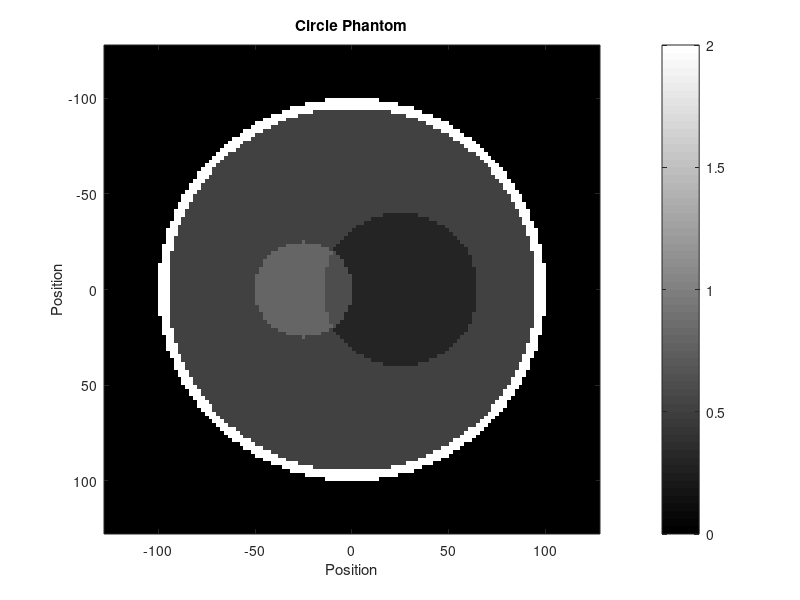
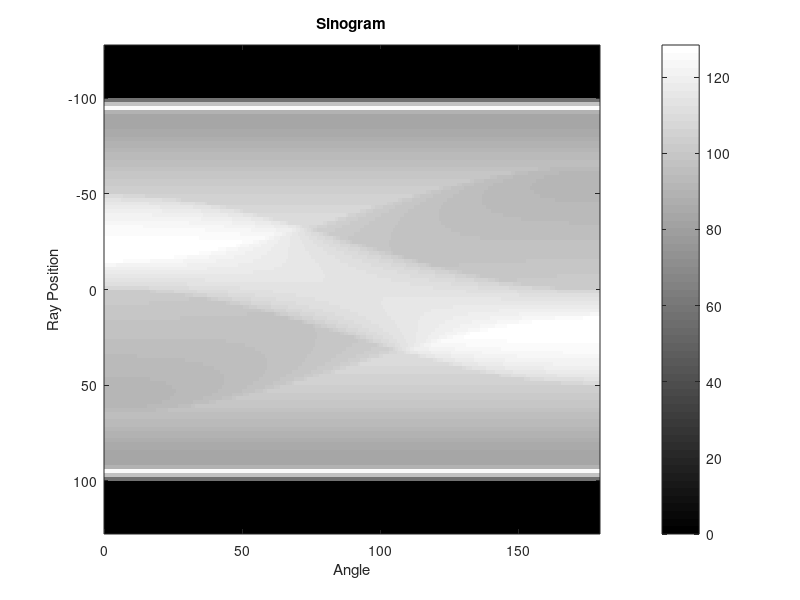
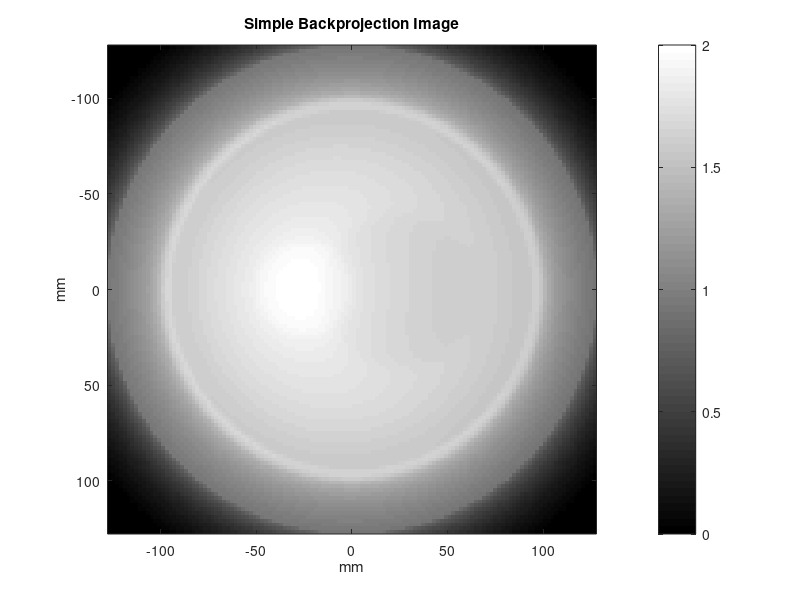

MATLAB code for these plots, in order: (Note: this script raises an error after producing the figures.)
%% Program Rekonstruksi Circle Phantom 128 Pixel%%
%%Fadilla Sofa Amatullah%%
%%10217012%%

clc  
clear all

%% Inisiasi phantom uji

%Menentukan parameter citra : Jumlah pixel, ukuran pixel, posisi titik 
%pusat, radius dan koefisien atenuasi
nx = 128;                       
ny = 128;                       
ps = 2;                         
cx = [0; 0; 25; -25];           
cy = [0; 0; 0; 0];
radius = [100; 95; 40; 25];     
at = [2; -1.5; -0.2; 0.3];            

x = zeros(1,nx);
y = zeros(ny,1);
xx = zeros(nx,ny);
yy = zeros(nx,ny);
phantom = zeros(nx,ny);

x(1,1) = -nx+(ps/2);
y(1,1) = ny-(ps/2);

for i = 2 : nx
    x(1,i)= x(1,1)+(i-1)*ps;
    y(i,1)= y(1,1)-(i-1)*ps;
end

for i = 1 : nx
    for j = 1 : ny
        xx(i,j) = x(1,j);
        yy(i,j) = y(i,1);
    end
end

% Menentukan nilai gray level/ nilai koefisien atenuasi phantom
for i = 1:size(cx,1)
    sx = cx(i,1);
    sy = cy(i,1);
    rad = radius(i,1);
    a = at(i,1);
    for j=1:nx
        for k=1:ny
            if ((((xx(j,k)-sx)/rad).^2 + ((yy(j,k)-sy)/rad).^2) <= 1);
                if phantom(j,k)==0
                    phantom(j,k) = a;
                else
                    phantom(j,k)=a+phantom(j,k);
                end
            end
        end
    end
end

%Menampilkan gambar phantom
figure(1)
   imagesc(x, y, phantom)               
    colormap('gray')
    title('Circle Phantom')
    xlabel('Position')
    ylabel('Position')
    colorbar

%% Akuisisi data proyeksi (sinogram)
% Penentuan jumlah berkas sinar dan jumlah sudut proyeksi

disp(sprintf('Akuisisi data proyeksi...'));

nr = 128;
dr = 2;
na = nr*2;
r = zeros(1,nr);
rr = zeros(na,nr);
angle = zeros(na,1);
sg = zeros(na,nr);
r(1,1) = -nr + (dr/2);

for i = 2:nr
    r(1,i) = r(1,1)+(i-1)*dr;
end 

for i = 1:na
    angle(i,1) = (i-1)/na*pi;
end

for i = 1:na
    for j = 1:nr
        rr(i,j) = r(1,j);
    end
end

% Penentuan data nilai tiap pixel pada sinogram
for i = 1:size(cx,1)
    sx = cx(i,1);
    sy = cy(i,1);
    rad = radius(i,1);
    a = at(i,1);
    tau = zeros(nr,na);
    for j = 1:na
        for k = 1:nr
            tau(j,k) = sx*cos(angle(j,1)) + sy*sin(angle(j,1));
            if((rr(j,k)-tau(j,k))^2 <= rad^2)
                sg(j,k)=sg(j,k)+a*2*sqrt(rad^2-(rr(j,k)-tau(j,k))^2);
            end
        end
    end
end

% Menampilkan gambar hasil sinogram
figure(2)
   imagesc(angle/pi*180,r, sg')   
    colormap('gray')                 
    title('Sinogram')
    xlabel('Angle')
    ylabel('Ray Position')
    colorbar

%% Rekonstruksi Citra dengan Proyeksi Balik Tanpa Filter
disp(sprintf('\nProyeksi Balik Citra...'));
% Proses proyeksi balik dari data sinogram
sinogram = sg'; 
lamin = zeros(nx,ny);  
  for ia = 1:na
    projection_ia=sinogram(:,ia); 
    projection_smear=repmat (projection_ia,1,128); 
    %fungsi repmat = menyalin baris matrix yang sama untuk semua kolom            
    rot= imrotate(projection_smear', ia*180/256, 'bicubic','crop');
    %fungsi imrotate = memproyeksikan balik data sesuai sudut proyeksi
    lamin=lamin+rot';   
  end

%Kalibrasi nilai gray level
m = max(max(lamin))+abs(min(min(lamin)));
lamin = ((lamin + abs(min(min(lamin))))/m)*2;
  
% Menampilkan hasil citra dengan proyeksi balik
figure(3)
imagesc(x, y, lamin'); colormap('gray'); axis('image')
title('Simple Backprojection Image')
xlabel('mm')  
ylabel('mm')
colorbar

%Hitung Nilai PSNR
input = phantom;
output = lamin';
M = 128;
N = 128;
peakval = 2;
Fungsi(input,output,M,N,peakval);
%% Rekonstruksi Citra dengan Penerapan Filter Ram-Lak
disp(sprintf('\nFilter Ram-Lak...'));
% Perkalian sinogram dalam domain frekuensi dengan nilai frekuensi pada
% filter Ram-Lak

sinogramfiltered=fftshift(fft(sinogram));     
a = length(sinogram);
freq=linspace(-1, 1, a/2).';
Filter = abs(freq);
Filter = repmat(Filter,1,256);
sinogramfilt0 = (real(sinogramfiltered.*Filter));
sinogramfilt=abs(ifft(ifftshift(sinogramfiltered.*Filter))); 

figure(4)
plot(r, real(sinogramfiltered(:,45)));
title('Respon Frekuensi Data Proyeksi Sebelum Difilter')
xlabel('Ray Position')
ylabel('Freq (Hz)')

figure(5)
    plot(r, sinogramfilt0(:,45));
    title('Respon Frekuensi Data Proyeksi Setelah Difilter Ram-Lak')
    xlabel('Ray Position')
    ylabel('Freq (Hz)')

figure(6)
   imagesc(angle/pi*180,r, sinogramfilt)   
    colormap('gray')                 
    title('Sinogram Filtered Ram-Lak')
    xlabel('Angle')
    ylabel('Ray Position')
    colorbar

% Proyeksi balik citra
  bpf_recon = zeros(nx,ny);
  for ia = 1:na
    bpf_ia=sinogramfilt(:,ia);
    bpf_smear=repmat(bpf_ia,1,128);
    rot1= imrotate(bpf_smear', ia*180/256, 'bicubic','crop');   
    bpf_recon=bpf_recon+rot1';
  end
  
  m = max(max(bpf_recon))+abs(min(min(bpf_recon)));
  bpf_recon = ((bpf_recon + abs(min(min(bpf_recon))))/m)*2;
  
% Plot respon frekuensi
figure(7)
plot(freq, Filter);  
title('Respon Filter Ram-Lak')
xlabel('Freq(w)')
ylabel('H(w)')
  
% Menampilkan rekonstruksi citra dengan penerapan Filter Ram-Lak
  figure(8)
  imagesc(x, y, bpf_recon'); colormap('gray'); 
  axis('image')  
  title('Citra dengan Filter Ram-Lak')
  xlabel('Position')
  ylabel('Position')
  colorbar

%Hitung Nilai PSNR
input = phantom;
output = bpf_recon';
M = 128;
N = 128;
peakval = 2;
Fungsi(input,output,M,N,peakval);
%% Rekonstruksi Citra dengan Penerapan Filter Hamming
disp(sprintf('\nFilter Hamming...'));
% Perkalian sinogram dalam domain frekuensi dengan nilai frekuensi pada
% filter Hamming
sinogramfiltered2=fftshift(fft(sinogram));

b = length(sinogram);
hamm = zeros(b/2,1);
freq=linspace(-1, 1, b/2).';
absfreq = abs(freq);
for i=1:b/2
    hamm(i,1)=0.54+0.46*cos(pi*freq(i,1));
end
hamm = hamm.*absfreq;
hamm2 = repmat(hamm,1,256);
sinogramfilt0 = (real(sinogramfiltered2.*hamm2));
sinogramfilt2=abs(ifft(ifftshift(sinogramfiltered2.*hamm2)));  

figure(9)
plot(r, sinogramfilt0(:,45));
title('Respon Frekuensi Data Proyeksi Setelah Difilter Hamming')
xlabel('Ray Position')
ylabel('Frekuensi(Hz)')

% Proyeksi balik citra
bpf_recon2 = zeros(nx,ny);
  for ia = 1:na
    bpf_ia2=sinogramfilt2(:,ia);
    bpf_smear2=repmat(bpf_ia2,1,128);
    rot2= imrotate(bpf_smear2', ia*180/256, 'bicubic','crop');   
    bpf_recon2=bpf_recon2+rot2';
  end
  
% Kalibrasi nilai gray level   
m = max(max(bpf_recon2))+abs(min(min(bpf_recon2)));
bpf_recon2 = ((bpf_recon2 + abs(min(min(bpf_recon2))))/m)*2;
  
% Plot respon frekuensi
figure(10)
plot(freq, hamm);  
title('Respon Filter Hamming')
xlabel('Freq(w)')
ylabel('H(w)')
  
% Menampilkan rekonstruksi citra dengan penerapan Filter Hamming
figure(11)
imagesc(x, y, bpf_recon2'); colormap('gray'); 
axis('image')  
title('Citra dengan Filter Hamming')
xlabel('Position')
ylabel('Position')
colorbar

%Hitung Nilai PSNR
input = phantom;
output = bpf_recon2';
M = 128;
N = 128;
peakval = 2;
Fungsi(input,output,M,N,peakval);
%% Rekonstruksi Citra dengan Penerapan Filter Hanning
disp(sprintf('\nFilter Hanning...'));
% Perkalian sinogram dalam domain frekuensi dengan nilai frekuensi pada
% filter Hanning
sinogramfiltered3=fftshift(fft(sinogram));
c = length(sinogram);
hann = zeros(c/2,1);
freq=linspace(-1, 1, c/2).';
absfreq = abs(freq);
for i=1:c/2
    hann(i,1)=0.5*(1+cos(pi*freq(i,1)));
end
hann = hann.*absfreq;
hann2 = repmat(hann,1,256);
sinogramfilt0 = (real(sinogramfiltered3.*hann2));
sinogramfilt3=abs(ifft(ifftshift(sinogramfiltered3.*hann2)));    

figure(12)
plot(r, sinogramfilt0(:,45));
title('Respon Frekuensi Data Proyeksi Setelah Difilter Hanning')
xlabel('Ray Position')
ylabel('Frekuensi(Hz)')

%Proyeksi balik data sinogram
bpf_recon3 = zeros(nx,ny);
  for ia = 1:na
    bpf_ia3=sinogramfilt3(:,ia);
    bpf_smear3=repmat(bpf_ia3,1,128);
    rot3= imrotate(bpf_smear3', ia*180/256, 'bicubic','crop');   
    bpf_recon3=bpf_recon3+rot3';
  end

% Kalibrasi nilai gray level
m = max(max(bpf_recon3))+abs(min(min(bpf_recon3)));
bpf_recon3 = ((bpf_recon3 + abs(min(min(bpf_recon3))))/m)*2;
  
% Plot respon frekuensi Hanning
figure(13)
plot(freq, hann);  
title('Respon Filter Hanning')
xlabel('Freq(w)')
ylabel('H(w)')

% Menampilkan rekonstruksi citra dengan penerapan Filter Hanning
figure(14)
imagesc(x, y, bpf_recon3'); colormap('gray'); 
axis('image')  
title('Citra dengan Filter Hanning')
xlabel('Position')
ylabel('Position')
colorbar

%Hitung Nilai PSNR
input = phantom;
output = bpf_recon3';
M = 128;
N = 128;
peakval = 2;
Fungsi(input,output,M,N,peakval);
 
function [MSE,PSNR] = Fungsi(input,output,M,N,peakval)
    MSE = sum(sum((input-output).^2))/(M*N);
    PSNR = 10*log10((peakval^2)/MSE);
    fprintf('MSE : %7.2f ', MSE);
    fprintf('\nPSNR : %9.7f dB \n', PSNR);
end